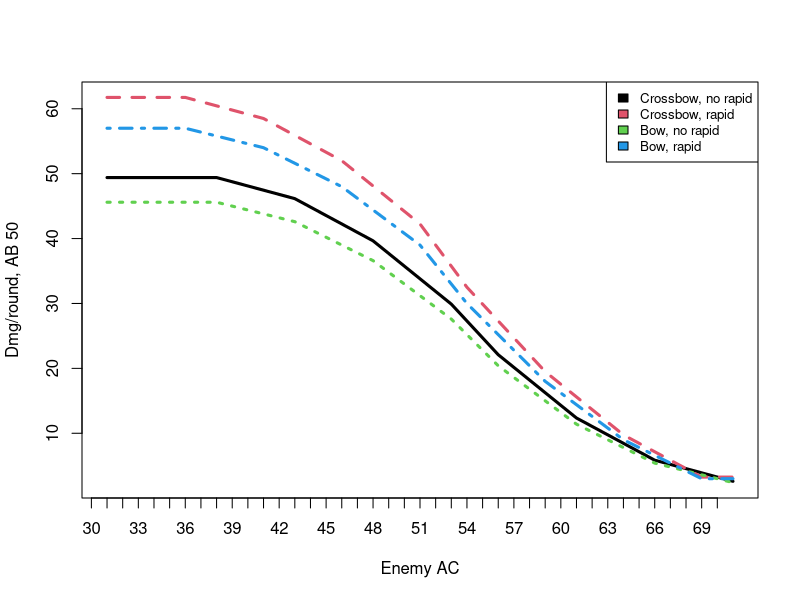
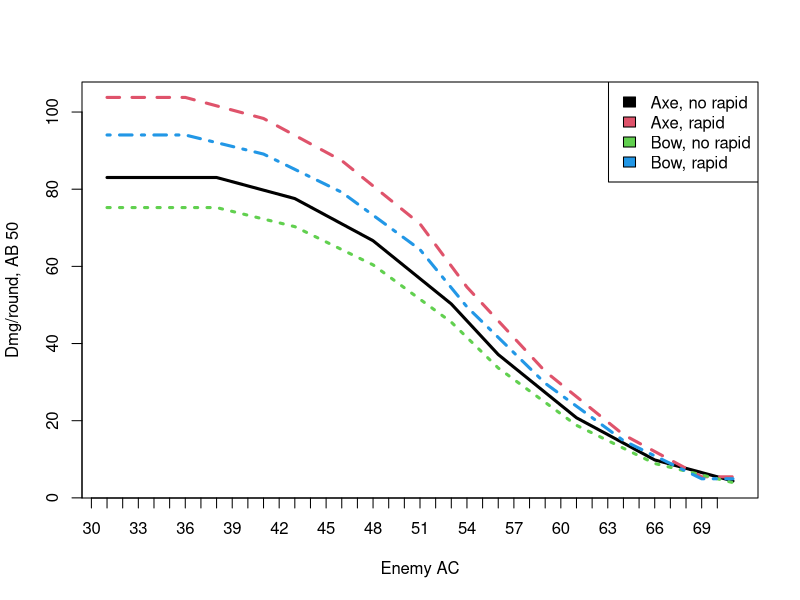
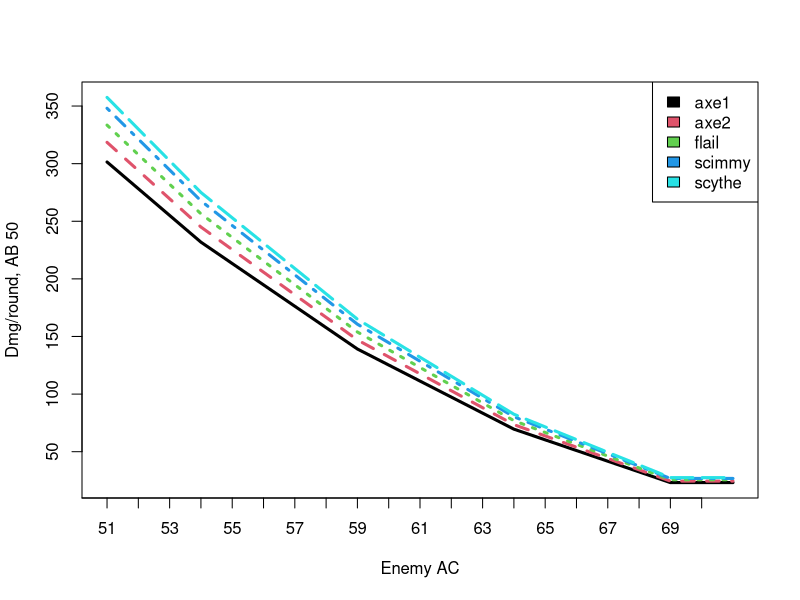

Here is the R script that generated these plots, in order:
# Expected value of damage per round for various weapons!

roll20 = 1:20

attacks = function(ab, apr, rapid){
  if (rapid == T){
    ab = ab - 2}
  seq(from = ab, to = ab-apr*4, by = -5)
}

attacks_prob = function(ab, apr, rapid){
  c1 <- cbind(attacks(ab, apr, rapid)[1]+roll20)
  c2 <- cbind(attacks(ab, apr, rapid)[2]+roll20)
  c3 <- cbind(attacks(ab, apr, rapid)[3]+roll20)
  c4 <- cbind(attacks(ab, apr, rapid)[4]+roll20)
  attacks_matrix = cbind(c1,c2,c3,c4)
  if (rapid == T){
    c5 <- cbind(attacks(ab, apr, rapid)[5]+roll20)
    attacks_matrix = cbind(c1,c1,c2,c3,c4)
    return(attacks_matrix)
  }
  return(attacks_matrix)
}


hits = function(ab, apr, rapid, ac){
  hits_matrix = attacks_prob(ab, apr, rapid) - ac
  hits_matrix[1,] <- -1
  hits_matrix[20,] <- 1
  hits = length(hits_matrix[hits_matrix >= 0])
  return(hits)
}

crits = function(ab, apr, rapid, ac, crit_range){
  hits(ab,apr,rapid,ac) * crit_range
}

damage = function(ab, apr, rapid, ac, crit_range, crit_threat, damage){
  crits = crits(ab, apr, rapid, ac, crit_range)
  hits = hits(ab, apr, rapid, ac)
  hits = hits - crits
  hits_damage = hits * damage
  crits_damage = crits * damage * crit_threat
  damage = (hits_damage + crits_damage) / 20
  return(damage)
}

crossbow_no_rapid = c()
for(ac in 30:70){
  out <- damage(50, 4, F, ac, 0.3, 2, 10)
  crossbow_no_rapid <- c(crossbow_no_rapid, out)
}

crossbow_rapid = c()
for(ac in 30:70){
  out <- damage(50, 4, T, ac, 0.3, 2, 10)
  crossbow_rapid <- c(crossbow_rapid, out)
}

bow_no_rapid = c()
for(ac in 30:70){
  out <- damage(50, 4, F, ac, 0.1, 3, 10)
  bow_no_rapid <- c(bow_no_rapid, out)
}

bow_rapid = c()
for(ac in 30:70){
  out <- damage(50, 4, T, ac, 0.1, 3, 10)
  bow_rapid <- c(bow_rapid, out)
}

bow_matrix = cbind(crossbow_no_rapid, crossbow_rapid, bow_no_rapid, bow_rapid)
colnames(bow_matrix) <- c("Crossbow, no rapid", "Crossbow, rapid", "Bow, no rapid", "Bow, rapid")


matplot(bow_matrix,  type="l", lwd = 3.0, ylab = "Dmg/round, AB 50", xlab = "Enemy AC", xaxt='n')
axis(side=1, at = 0:40, 30:70)
nn <- ncol(bow_matrix)
legend("topright", colnames(bow_matrix),col=seq_len(nn),cex=0.8,fill=seq_len(nn))

# NEW GRAPH

bow_no_rapid = c()
for(ac in 30:70){
  out <- damage(50, 4, F, ac, 0.1, 3, 16.5)
  bow_no_rapid <- c(bow_no_rapid, out)
}

bow_rapid = c()
for(ac in 30:70){
  out <- damage(50, 4, T, ac, 0.1, 3, 16.5)
  bow_rapid <- c(bow_rapid, out)
}

axe_no_rapid = c()
for(ac in 30:70){
  out <- damage(50, 4, F, ac, 0.15, 2, 19)
  axe_no_rapid <- c(axe_no_rapid, out)
}

axe_rapid = c()
for(ac in 30:70){
  out <- damage(50, 4, T, ac, 0.15, 2, 19)
  axe_rapid <- c(axe_rapid, out)
}

throw_matrix = cbind(axe_no_rapid, axe_rapid, bow_no_rapid, bow_rapid)
colnames(bow_matrix) <- c("Axe, no rapid", "Axe, rapid", "Bow, no rapid", "Bow, rapid")

matplot(throw_matrix,  type="l", lwd = 3.0, ylab = "Dmg/round, AB 50", xlab = "Enemy AC", xaxt='n')
axis(side=1, at = 0:40, 30:70)
nn <- ncol(bow_matrix)
legend("topright", colnames(bow_matrix),col=seq_len(nn),fill=seq_len(nn))


## MELEE WEAPONS

scimmy = c()
for(ac in 50:70){
  out <- damage(50, 4, T, ac, 0.55, 3, 51)
  scimmy <- c(scimmy, out)
}

flail = c()
for(ac in 50:70){
  out <- damage(50, 4, T, ac, 0.4, 3, 57)
  flail <- c(flail, out)
}

scythe = c()
for(ac in 50:70){
  out <- damage(50, 4, T, ac, 0.25, 5, 55)
  scythe <- c(scythe, out)
}

axe1 = c()
for(ac in 50:70){
  out <- damage(50, 4, T, ac, 0.25, 4, 53)
  axe1 <- c(axe1, out)
}

axe2 = c()
for(ac in 50:70){
  out <- damage(50, 4, T, ac, 0.25, 4, 56)
  axe2 <- c(axe2, out)
}


weapon_matrix = cbind(axe1, axe2, flail, scimmy, scythe)
colnames(weapon_matrix) <- c("axe1", "axe2", "flail", "scimmy", "scythe")

matplot(weapon_matrix,  type="l", lwd = 3.0, ylab = "Dmg/round, AB 50", xlab = "Enemy AC", xaxt='n')
axis(side=1, at = 0:20, 50:70)
nn <- ncol(weapon_matrix)
legend("topright", colnames(weapon_matrix),col=seq_len(nn),fill=seq_len(nn))
